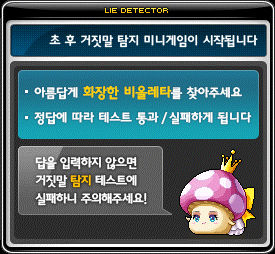
#> input picture imgDir/bio1.png, 275 x 254 px, given in place of screenshot2.png, which was not available
$ python 02ssim.py   (older library calls are emulated)
#> lines starting #> are read from the running program, lines starting #| are printed output that depends on the picture; pictures that were not available may be replaced by others from this repository, and a replacement may not be noted
#출처 : https://ng1004.tistory.com/89

from skimage.measure import compare_ssim
import argparse
import imutils
import cv2

#ap = argparse.ArgumentParser()
#ap.add_argument("-f", "--first", required = True, help = "first input image")
#ap.add_argument("-s", "--second", required = True, help = "second")

#imgDir/bioleta.png
#imgDir/screenshot.png
#$python tmp.py --first imgDir/bioleta.png --second imgDir/screenshot.png

#args = vars(ap.parse_args())

imageA = cv2.imread("imgDir/screenshot2.png")
#> imageA is the input picture: shape (254, 275, 3); mean B, G, R 109.2, 104.3, 81.4
imageB = cv2.imread("imgDir/screenshot.png")
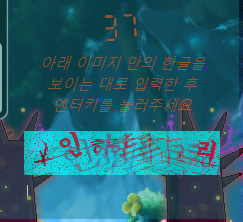
#> input picture imgDir/lieTester.png, 243 x 222 px, given in place of screenshot.png, which was not available
#> imageB is the input picture: shape (222, 243, 3); mean B, G, R 110, 96, 36.9

grayA = cv2.cvtColor(imageA, cv2.COLOR_BGR2GRAY)
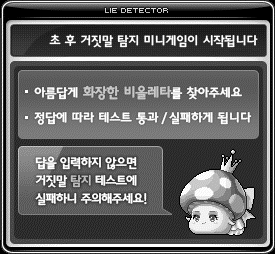
#> grayA: shape (254, 275); min 0, max 255, mean 98
grayB = cv2.cvtColor(imageB, cv2.COLOR_BGR2GRAY)
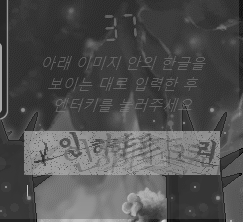
#> grayB: shape (222, 243); min 5, max 222, mean 80

#> (the run stopped early here; a loop or call above may not have finished)
